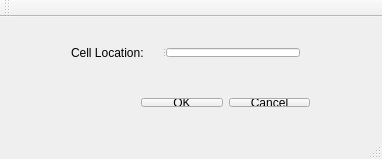
<?xml version="1.0" encoding="UTF-8"?>
<ui version="4.0">
 <class>GotoCellDialog</class>
 <widget class="QMainWindow" name="GotoCellDialog">
  <property name="geometry">
   <rect>
    <x>0</x>
    <y>0</y>
    <width>382</width>
    <height>159</height>
   </rect>
  </property>
  <property name="windowTitle">
   <string>GotoCellDialog</string>
  </property>
  <widget class="QWidget" name="centralWidget">
   <widget class="QWidget" name="horizontalLayoutWidget">
    <property name="geometry">
     <rect>
      <x>130</x>
      <y>70</y>
      <width>191</width>
      <height>31</height>
     </rect>
    </property>
    <layout class="QHBoxLayout" name="horizontalLayout">
     <item>
      <widget class="QPushButton" name="pbOk">
       <property name="text">
        <string>OK</string>
       </property>
      </widget>
     </item>
     <item>
      <widget class="QPushButton" name="pbCancel">
       <property name="text">
        <string>Cancel</string>
       </property>
      </widget>
     </item>
    </layout>
   </widget>
   <widget class="QWidget" name="horizontalLayoutWidget_2">
    <property name="geometry">
     <rect>
      <x>60</x>
      <y>20</y>
      <width>251</width>
      <height>31</height>
     </rect>
    </property>
    <layout class="QHBoxLayout" name="horizontalLayout_2">
     <item>
      <widget class="QSplitter" name="splitter">
       <property name="orientation">
        <enum>Qt::Horizontal</enum>
       </property>
       <widget class="QLabel" name="label">
        <property name="text">
         <string>&amp;Cell Location:</string>
        </property>
        <property name="buddy">
         <cstring>leInput</cstring>
        </property>
       </widget>
       <widget class="QLineEdit" name="leInput"/>
      </widget>
     </item>
    </layout>
   </widget>
  </widget>
  <widget class="QMenuBar" name="menuBar">
   <property name="geometry">
    <rect>
     <x>0</x>
     <y>0</y>
     <width>382</width>
     <height>23</height>
    </rect>
   </property>
  </widget>
  <widget class="QToolBar" name="mainToolBar">
   <attribute name="toolBarArea">
    <enum>TopToolBarArea</enum>
   </attribute>
   <attribute name="toolBarBreak">
    <bool>false</bool>
   </attribute>
  </widget>
  <widget class="QStatusBar" name="statusBar"/>
 </widget>
 <layoutdefault spacing="6" margin="11"/>
 <tabstops>
  <tabstop>leInput</tabstop>
  <tabstop>pbOk</tabstop>
  <tabstop>pbCancel</tabstop>
 </tabstops>
 <resources/>
 <connections/>
</ui>
